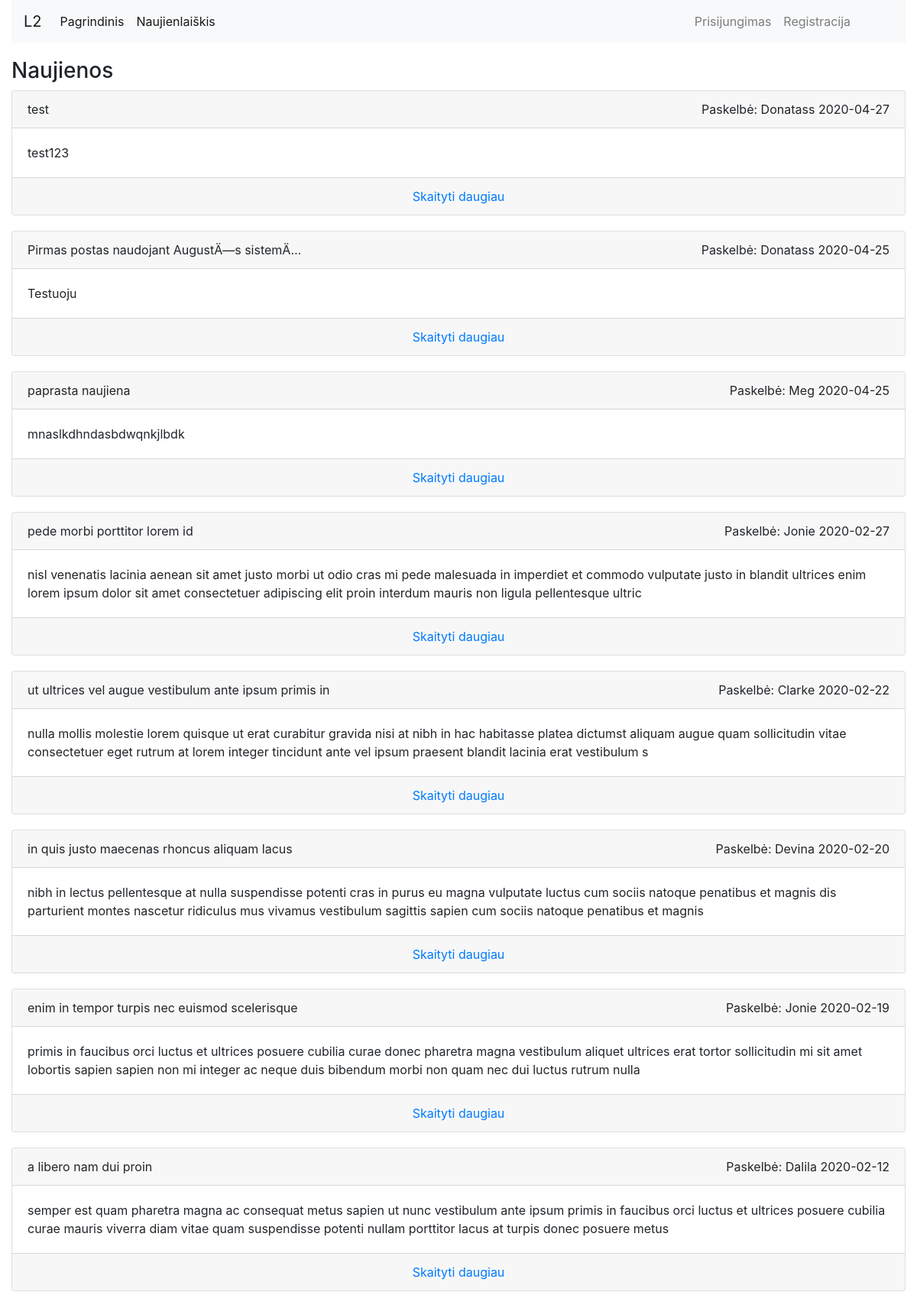
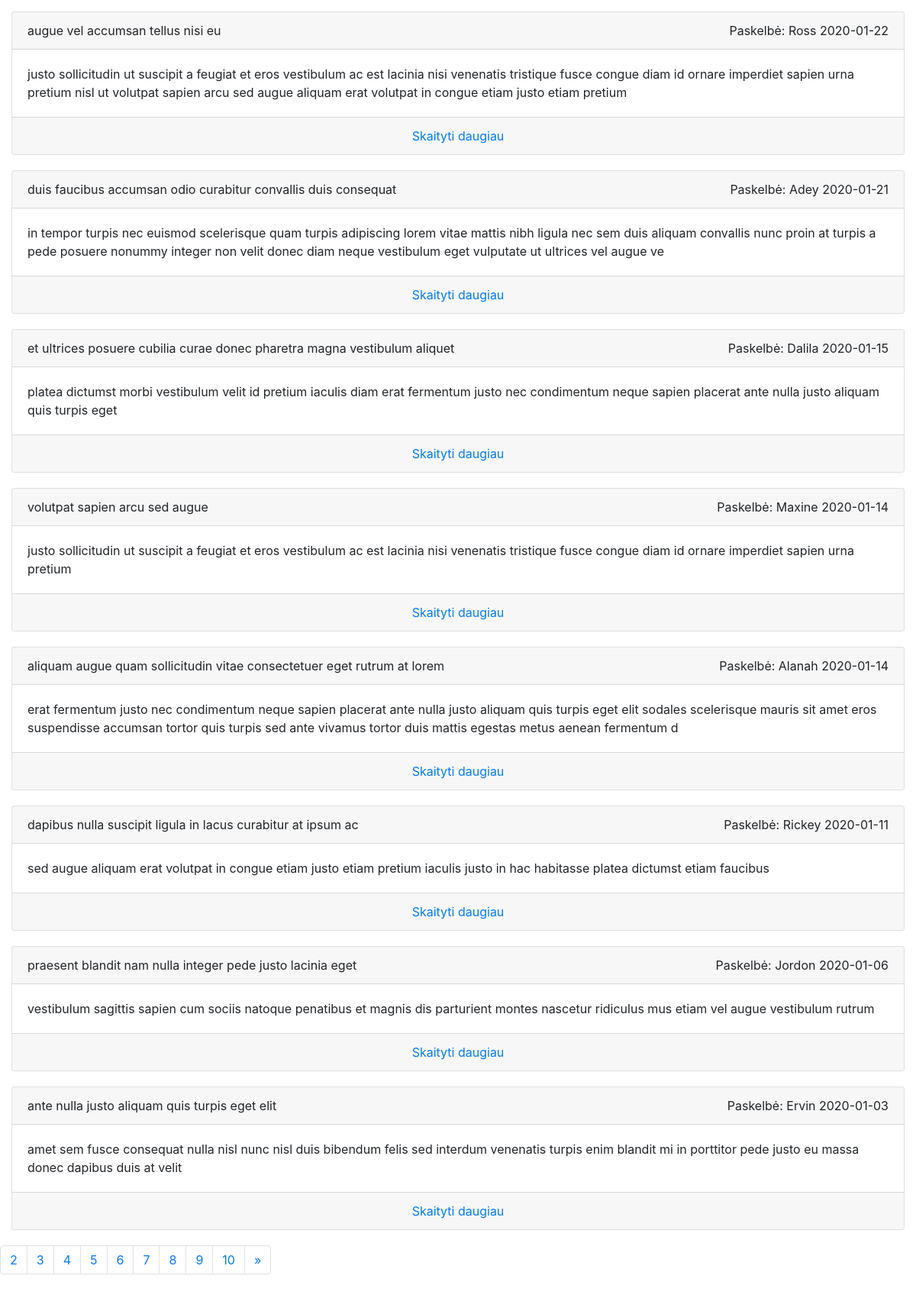
The page / on the database its author committed (2 pictures, top to bottom).
### tables this page shows
CREATE TABLE IF NOT EXISTS `news` (
  `id` int(11) NOT NULL AUTO_INCREMENT,
  `title` varchar(255) DEFAULT NULL,
  `text` varchar(255) DEFAULT NULL,
  `created_at` date DEFAULT NULL,
  `updated_at` date DEFAULT NULL,
  `comment_status` tinyint(1) DEFAULT NULL,
  `status` char(7) DEFAULT NULL,
  `fk_USERid` int(11) NOT NULL,
  `fk_ADMINid` int(11) DEFAULT NULL,
  PRIMARY KEY (`id`),
  KEY `fk_USERid` (`fk_USERid`),
  KEY `fk_ADMINid` (`fk_ADMINid`)
);

CREATE TABLE IF NOT EXISTS `future_news` (
  `id` int(11) NOT NULL AUTO_INCREMENT,
  `publish_date` date DEFAULT NULL,
  `fk_NEWSid` int(11) NOT NULL,
  PRIMARY KEY (`id`),
  KEY `fk_NEWSid` (`fk_NEWSid`)
);

CREATE TABLE IF NOT EXISTS `user` (
  `id` int(11) NOT NULL AUTO_INCREMENT,
  `name` varchar(255) DEFAULT NULL,
  `surname` varchar(255) DEFAULT NULL,
  `email` varchar(255) DEFAULT NULL,
  `password` varchar(255) DEFAULT NULL,
  `last_login` date DEFAULT NULL,
  `created_at` date DEFAULT NULL,
  `updated_at` date DEFAULT NULL,
  `last_ip` varchar(255) DEFAULT NULL,
  `type` char(16) DEFAULT NULL,
  PRIMARY KEY (`id`)
);

### maincore.php (called while the page is built, shortened)
<?php
$host   = 'localhost';
$user   = 'root';
$pass   = '';
$db     = 'db_laboras';
try{
    $pdo = new PDO('mysql:host='.$host.';dbname='.$db, $user, $pass);
    $pdo->setAttribute(PDO::ATTR_ERRMODE, PDO::ERRMODE_EXCEPTION);
    $pdo->setAttribute(PDO::ATTR_EMULATE_PREPARES, false);
    $pdo->query("SET Names 'utf8'");
}catch(PDOException $e){
    die($e->getMessage());
}
$query = $pdo->prepare("SELECT * FROM `future_news` WHERE `publish_date` <= ?");
$query->execute([date("Y-m-d")]);
foreach($query as $row){
    $query2 = $pdo->prepare("SELECT * FROM `news` WHERE `id` = ?");
    $query2->execute([$row['fk_NEWSid']]);
    $row2 = $query2->fetch(PDO::FETCH_BOTH);
    if($row2['status'] == 1) {
        $query = $pdo->prepare("UPDATE `news` SET `updated_at` = ? WHERE `id` = ?");
        $query->execute([date("Y-m-d"), $row['fk_NEWSid']]);
        $query = $pdo->prepare("DELETE FROM `future_news` WHERE `id` = ?");
        $query->execute([$row['id']]);
    }
}

### functions.php (called while the page is built, shortened)
<?php
function username(int $userid) : string
{
    require 'maincore.php';
    $query = $pdo->prepare("SELECT * FROM `user` WHERE `id` = ?");
    $query->execute(array($userid));
    return $query->fetch(PDO::FETCH_BOTH)['name'];
}

### index.php (the view, shortened to what this page needs)
<?php
require_once('head.php');
?>
    <div class="row">
    <div class="col-md-12">
        <h3>Naujienos</h3>
        <?php
        if(!isset($_GET['page'])) $page = 1;
        else $page = $_GET['page'];
        if($page > 1) {
            $query = $pdo->prepare("SELECT * FROM `news` ORDER BY `updated_at` DESC LIMIT 20 OFFSET ?");
            $query->execute([$page * 10]);
        }else{
            $query = $pdo->query("SELECT * FROM `news` ORDER BY `updated_at` DESC LIMIT 20 OFFSET 0");
        }
        foreach ($query as $row) {
            $old = $pdo->prepare("SELECT * FROM `news_archive` WHERE `fk_NEWSid` = ?");
            $old->execute([$row['id']]);
            if ($old->rowCount() == 0) {
                $too_new_too_publish = $pdo->prepare("SELECT * FROM `future_news` WHERE `fk_NEWSid` = ?");
                $too_new_too_publish->execute([$row['id']]);
                if ($too_new_too_publish->rowCount() == 0) {
                    if ($row['status'] == 1) {
                        echo '<div class="card">
                                    <div class="card-header">' . $row['title'] . ' <span class="text-right">Paskelbė: ' . username($row['fk_USERid']) . ' ' . $row['updated_at'] . '</span></div>
                                    <div class="card-body">
                                        ' . $row['text'] . '
                                    </div>
                                    <div class="card-footer text-center"><a href="news.php?id='.$row['id'].'">Skaityti daugiau</a></div>
                                </div>';
                    }
                }
            }
        }
        ?>
    </div>
    <nav aria-label="Page navigation example">
        <ul class="pagination">
            <?php
            $query = $pdo->query("SELECT * FROM `news`");
            $all = $query->rowCount();
            for($i = 1; $i < ($all/10); $i++) {
                if($i != $page)
                    echo '<li class="page-item"><a class="page-link" href="index.php?page='.$i.'">'.$i.'</a></li>';
            }
            if($page != (int)($all/10) && (int)($all / 10) != 0){
                echo '
            <li class="page-item">
                <a class="page-link" href="index.php?page='.($page+1).'" aria-label="Next">
                    <span aria-hidden="true">&raquo;</span>
                    <span class="sr-only">Next</span>
                </a>
            </li>';
            }
            ?>
        </ul>
    </nav>
<?php
include('footer.php');
?>

### css/main.css (style rules this page uses)
nav { margin-bottom: 20px; }
.text-right { float: right; }
.card { margin-bottom: 20px; }

### rows shown on the page
news: title "test", fk_USERid.name "Donatass", updated_at "2020-04-27", text "test123"
news: title "Pirmas postas naudojant AugustÄ—s sistemÄ…", fk_USERid.name "Donatass", updated_at "2020-04-25", text "Testuoju"
news: title "paprasta naujiena", fk_USERid.name "Meg", updated_at "2020-04-25", text "mnaslkdhndasbdwqnkjlbdk"
news: title "pede morbi porttitor lorem id", fk_USERid.name "Jonie", updated_at "2020-02-27", text "nisl venenatis lacinia aenean sit amet justo morbi ut odio cras mi pede malesuada in imperdiet et commodo vulputate justo in blandit ultrices enim lorem ipsum dolor sit amet consectetuer adipiscing elit proin interdum mauris non ligula pellentesque ultric"
news: title "ut ultrices vel augue vestibulum ante ipsum primis in", fk_USERid.name "Clarke", updated_at "2020-02-22", text "nulla mollis molestie lorem quisque ut erat curabitur gravida nisi at nibh in hac habitasse platea dictumst aliquam augue quam sollicitudin vitae consectetuer eget rutrum at lorem integer tincidunt ante vel ipsum praesent blandit lacinia erat vestibulum s"
news: title "in quis justo maecenas rhoncus aliquam lacus", fk_USERid.name "Devina", updated_at "2020-02-20", text "nibh in lectus pellentesque at nulla suspendisse potenti cras in purus eu magna vulputate luctus cum sociis natoque penatibus et magnis dis parturient montes nascetur ridiculus mus vivamus vestibulum sagittis sapien cum sociis natoque penatibus et magnis"
news: title "enim in tempor turpis nec euismod scelerisque", fk_USERid.name "Jonie", updated_at "2020-02-19", text "primis in faucibus orci luctus et ultrices posuere cubilia curae donec pharetra magna vestibulum aliquet ultrices erat tortor sollicitudin mi sit amet lobortis sapien sapien non mi integer ac neque duis bibendum morbi non quam nec dui luctus rutrum nulla"
news: title "a libero nam dui proin", fk_USERid.name "Dalila", updated_at "2020-02-12", text "semper est quam pharetra magna ac consequat metus sapien ut nunc vestibulum ante ipsum primis in faucibus orci luctus et ultrices posuere cubilia curae mauris viverra diam vitae quam suspendisse potenti nullam porttitor lacus at turpis donec posuere metus"
news: title "augue vel accumsan tellus nisi eu", fk_USERid.name "Ross", updated_at "2020-01-22", text "justo sollicitudin ut suscipit a feugiat et eros vestibulum ac est lacinia nisi venenatis tristique fusce congue diam id ornare imperdiet sapien urna pretium nisl ut volutpat sapien arcu sed augue aliquam erat volutpat in congue etiam justo etiam pretium"
news: title "duis faucibus accumsan odio curabitur convallis duis consequat", fk_USERid.name "Adey", updated_at "2020-01-21", text "in tempor turpis nec euismod scelerisque quam turpis adipiscing lorem vitae mattis nibh ligula nec sem duis aliquam convallis nunc proin at turpis a pede posuere nonummy integer non velit donec diam neque vestibulum eget vulputate ut ultrices vel augue ve"
news: title "et ultrices posuere cubilia curae donec pharetra magna vestibulum aliquet", fk_USERid.name "Dalila", updated_at "2020-01-15", text "platea dictumst morbi vestibulum velit id pretium iaculis diam erat fermentum justo nec condimentum neque sapien placerat ante nulla justo aliquam quis turpis eget"
news: title "volutpat sapien arcu sed augue", fk_USERid.name "Maxine", updated_at "2020-01-14", text "justo sollicitudin ut suscipit a feugiat et eros vestibulum ac est lacinia nisi venenatis tristique fusce congue diam id ornare imperdiet sapien urna pretium"
news: title "aliquam augue quam sollicitudin vitae consectetuer eget rutrum at lorem", fk_USERid.name "Alanah", updated_at "2020-01-14", text "erat fermentum justo nec condimentum neque sapien placerat ante nulla justo aliquam quis turpis eget elit sodales scelerisque mauris sit amet eros suspendisse accumsan tortor quis turpis sed ante vivamus tortor duis mattis egestas metus aenean fermentum d"
news: title "dapibus nulla suscipit ligula in lacus curabitur at ipsum ac", fk_USERid.name "Rickey", updated_at "2020-01-11", text "sed augue aliquam erat volutpat in congue etiam justo etiam pretium iaculis justo in hac habitasse platea dictumst etiam faucibus"
news: title "praesent blandit nam nulla integer pede justo lacinia eget", fk_USERid.name "Jordon", updated_at "2020-01-06", text "vestibulum sagittis sapien cum sociis natoque penatibus et magnis dis parturient montes nascetur ridiculus mus etiam vel augue vestibulum rutrum"
news: title "ante nulla justo aliquam quis turpis eget elit", fk_USERid.name "Ervin", updated_at "2020-01-03", text "amet sem fusce consequat nulla nisl nunc nisl duis bibendum felis sed interdum venenatis turpis enim blandit mi in porttitor pede justo eu massa donec dapibus duis at velit"
